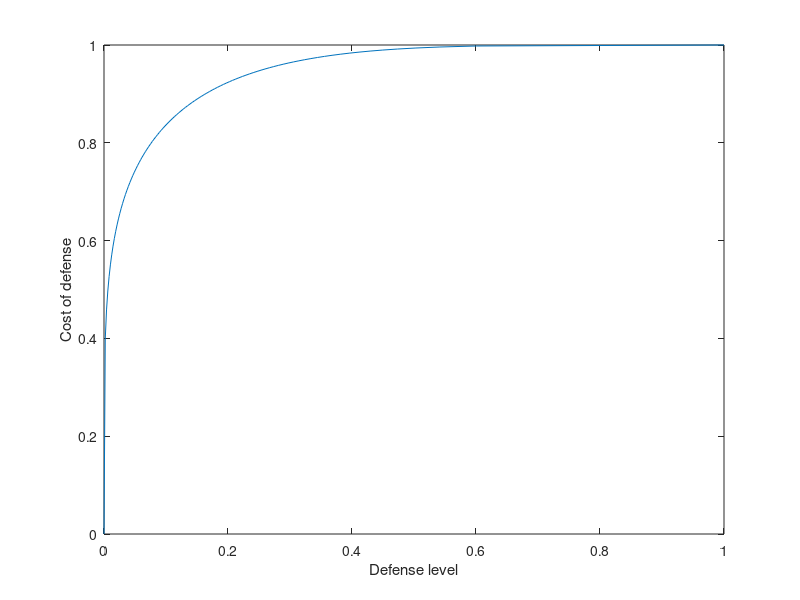

MATLAB code for this plot: (Note: this script raises an error after producing the figure.)
%First define all parameters
r = 1; % [day^-1] Growth rate of diatoms - Visser2012
K = 2; % [gC / m3] Carrying capacity of diatoms - Riemann1999
wN = 10^-7; % [gC] Carbon weight of one ciliate
wP = 10^-5; % [gC] Carbon weight of one copepod
bN = 10^6*(3*10^-5)^3; % [m3 / day] Clearance rate of ciliates - 10^6 body volumes per day - Kiorboe 2011
bPR = 10^6*(10^-4)^3; % [m3 / day] Clearance rate of copepods - 10^6 body volumes per day - Kiorboe 2011
bPN = 10^6*(10^-4)^3; % [m3 / day] Clearance rate of copepods - 10^6 body volumes per day - Kiorboe 2011
epsN = 0.8; % [-] Assimilation efficiency for ciliates - Stoecker1984
epsPR = 0.7; % [-] Assimilation efficiency for copepods - Pinti2019b
epsPN = 0.7; 
muR = 0; % [day^-1] Background mortality rate for diatoms
muN = 0.1; % [day^-1] Background mortality rate for ciliates
muP = 0.1; % [day^-1] Background mortality rate for copepods - Visser2007
fcost1 = @(tau,S) (1-S).^tau; % [-] Cost of a defense (in resource acq.) of level S when the tradeoff shape is governed by tau - Cadier2019
fcost2 = @(tau,S) 0;%(1-S).^tau; % [-] Cost of a defense (in extra metabolism) of level S when the tradeoff shape is governed by tau - Cadier2019
fgain = @(tau,S) 1-S.^tau; % [-] Gain for a defense of level S when the tradeoff shape is governed by tau - Cadier2019
tau = 0.5; % [-] Parameter for the trade-off shape - we choose it for now

dRdt = @(C, t, S) r*(1-C(1)/K)*C(1)-fcost1(tau,S)*bN*C(2)*C(1)/wN - bPR*C(1)*C(3)/wP - muR*C(1); % [gC m^-3 day^-1] Variation in diatom concentration over time
dNdt = @(C, t, S) epsN*fcost1(tau,S)*bN*C(2)*C(1)/wN - fcost2(tau,S)*C(2) - fgain(tau,S)*bPN*C(3)*C(2)/wP - muN*C(2);  % [gC m^-3 day^-1] Variation in ciliate concentration over time
dPdt = @(C, t, S) epsPR*bPR*C(1)*C(3)/wP + epsPN*fgain(tau,S)*bPN*C(3)*C(2)/wP - muP*C(3); % [gC m^-3 day^-1] Variation in copepod concentration over time

dCdt = @(C,t,S) [dRdt(C,t,S); dNdt(C,t,S); dPdt(C,t,S)]; % [gC m^-3 day^-1] system of ODEs

%% Plot the trade-off curve
S = linspace(0,1,100);
T = 0.2;
plot(fgain(T,S),fcost1(T,S))
xlabel('Defense level')
ylabel('Cost of defense')


%% Solve the system of ODEs
S = .5; % [-] level of defense adopted by the ciliates
options = odeset('NonNegative',[1 2 3]);
[t, C] = ode15s(@(t,C) dCdt(C,t,S), 0:10:1000, [1 .1 .1],options);

figure, 
subplot(311)
plot(t,C(:,1))
ylabel('Diatoms')

subplot(312)
plot(t,C(:,2))
ylabel('Ciliates')

subplot(313)
plot(t,C(:,3))
ylabel('Copepods')
